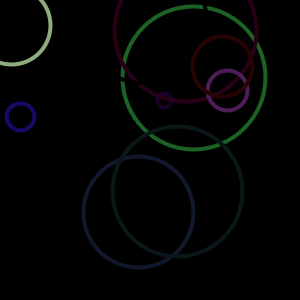
Frame 1 (no input)
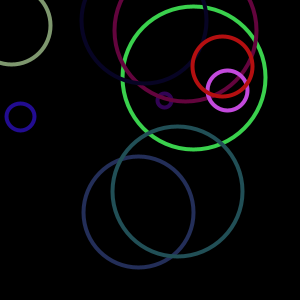
Frame 60 (the mouse pressed at the canvas centre just before this capture)
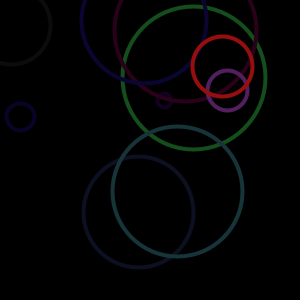
Frame 120 (the mouse held since frame 60 and released just before this capture)

The Processing sketch that drew these frames (run headless with seeded random() and noise(); from frame 60 on, the mouse is pressed at the canvas centre):

// Processing sketch: CIRCLE
// ── CIRCLE.pde

int Range=100;
int N=10;
public class Circle
{
  float x;
  float rad;
  float y;
  int count;
  int range;
  float colr;
  float colg;
  float colb;
  Circle(float _x, float _y, float _rad, float _colr, float _colg, float _colb, int _count, int _range)
  {
    x=_x;
    y=_y;
    rad=_rad;
    colr=_colr;
    colg=_colg;
    colb=_colb;
    count=_count;
    range=_range;
  }
  void paint(){
    int col;
    if(count>=range)col=range*2-count;
    else col=count;
    noFill();
    strokeWeight(4);
    stroke(colr*col,colg*col,colb*col);
    ellipse(x,y,rad,rad);
    if(count>range*2){
      count=0;
      x=random(width);
      y=random(height);
      rad=random(width)/2;
      colr=random(1);
      colg=random(1);
      colb=random(1);
    }
    count++;
    
  }
};
   

Circle[] circle; 

void setup()
{
  size(300, 300);
  colorMode(RGB, Range);
  frameRate(30); 
  circle = new Circle [ N ];
  for(int i = 0; i < N; i++)
  { 
     float x = random(width);
     float y = random(height);
     float rad = random(width) / 2;
     float colr = random(1);
     float colg = random(1);
     float colb = random(1);
     int count = (int)random(Range);
     circle[i] = new Circle(x, y, rad, colr, colg, colb, count, Range);//それぞれのCircleオブジェクトを作る
  }
}
void draw()
{
  background(0);
 for(int i = 0; i < N; i++)
   circle[i].paint(); 
}
